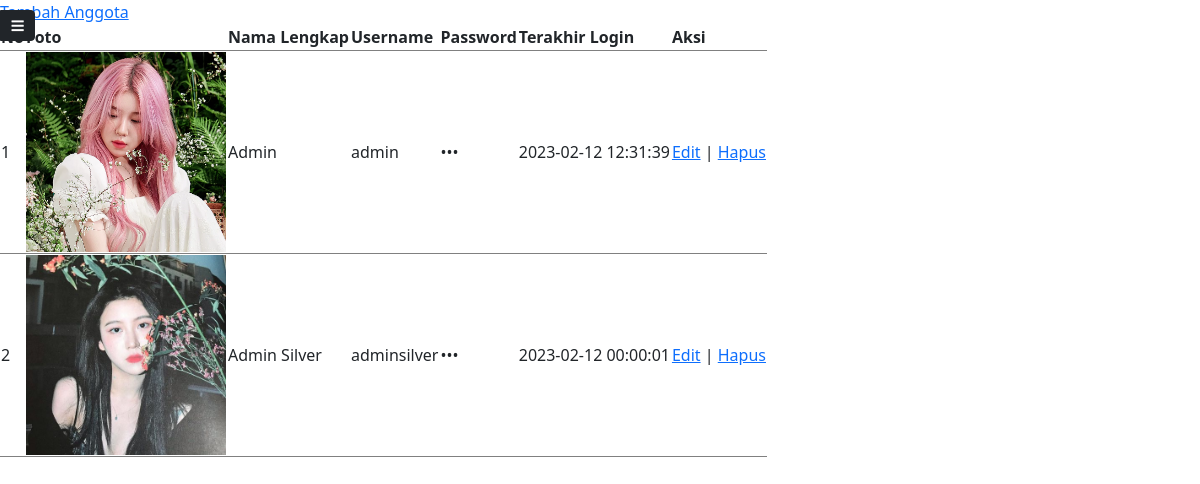
Screenshot of /admin/master_data/data_admin/index.php with the database file from the repository.
### tables this page shows
CREATE TABLE `user` (
  `id` int(11) NOT NULL,
  `kode` varchar(100) NOT NULL,
  `nis` char(50) DEFAULT NULL,
  `fullname` varchar(50) NOT NULL,
  `username` varchar(100) NOT NULL,
  `password` text NOT NULL,
  `kelas` varchar(50) DEFAULT NULL,
  `alamat` text DEFAULT NULL,
  `verif` enum('verified','unverified') NOT NULL,
  `role` enum('admin','user') NOT NULL,
  `foto` text DEFAULT NULL,
  `join_date` datetime NOT NULL,
  `terakhir_login` datetime NOT NULL
);

### class/Database.php (called while the page is built, shortened)
<?php
class Database{
    private $server = "localhost";
    private $username = "root";
    private $password = "";
    private $database = "db_perpus";
    public function __construct(){
        $this->db = mysqli_connect($this->server, $this->username, $this->password, $this->database);
    }
}
?>

### class/User.php (called while the page is built, shortened)
<?php
include_once("Database.php");
class User extends Database
{
    public function getAdmin()
    {
        $sql = "SELECT * from user where role='admin'";
        return $this->db->query($sql)->fetch_all(MYSQLI_ASSOC);
    }
}

### admin/master_data/data_admin/index.php (the view, shortened to what this page needs)
<?php
include_once("../../../class/User.php");
$user = new User;
$data_admin = $user->getAdmin();
?>
<!DOCTYPE html>
<html lang="en">
<head>
    <link rel="stylesheet" href="../../../assets/css/style.css">
    <?php include("../../../partials/t_script_js.php") ?>
</head>
<body>
    <?php include("../../../partials/sidebar_admin.php") ?>
    <div class="tambah">
        <a href="tambah.php">Tambah Anggota</a>
    </div>
    <div class="table">
        <table id="jquery-tab">
            <thead>
                <tr>
                    <th>No</th>
                    <th>Foto</th>
                    <th>Nama Lengkap</th>
                    <th>Username</th>
                    <th>Password</th>
                    <th>Terakhir Login</th>
                    <th>Aksi</th>
                </tr>
            </thead>
            <tbody>
                <?php foreach ($data_admin as $key => $b) { ?>
                    <tr>
                        <td><?= $key + 1 ?></td>
                        <td><img width="200" src="<?= $b["foto"] ?>" alt=""></td>
                        <td><?= $b["fullname"] ?></td>
                        <td><?= $b["username"] ?></td>
                        <td class="password"><?= $b["password"] ?></td>
                        <td><?= $b["terakhir_login"] ?></td>
                        <td>
                            <a href="edit.php?id=<?= $b["id"] ?>">Edit</a> |
                            <a href="hapus.php?id=<?= $b["id"] ?>">Hapus</a>
                        </td>
                    </tr>
                <?php } ?>
            </tbody>
        </table>
    </div>
</body>
</html>

### assets/css/style.css (style rules this page uses)
body { font-size: 0.9rem; }
.password { -webkit-text-security: disc; }

### rows the page displays
user: foto (picture), fullname "Admin", username "admin", password "123", terakhir_login "2023-02-12 12:31:39"
user: foto (picture), fullname "Admin Silver", username "adminsilver", password "123", terakhir_login "2023-02-12 00:00:01"
